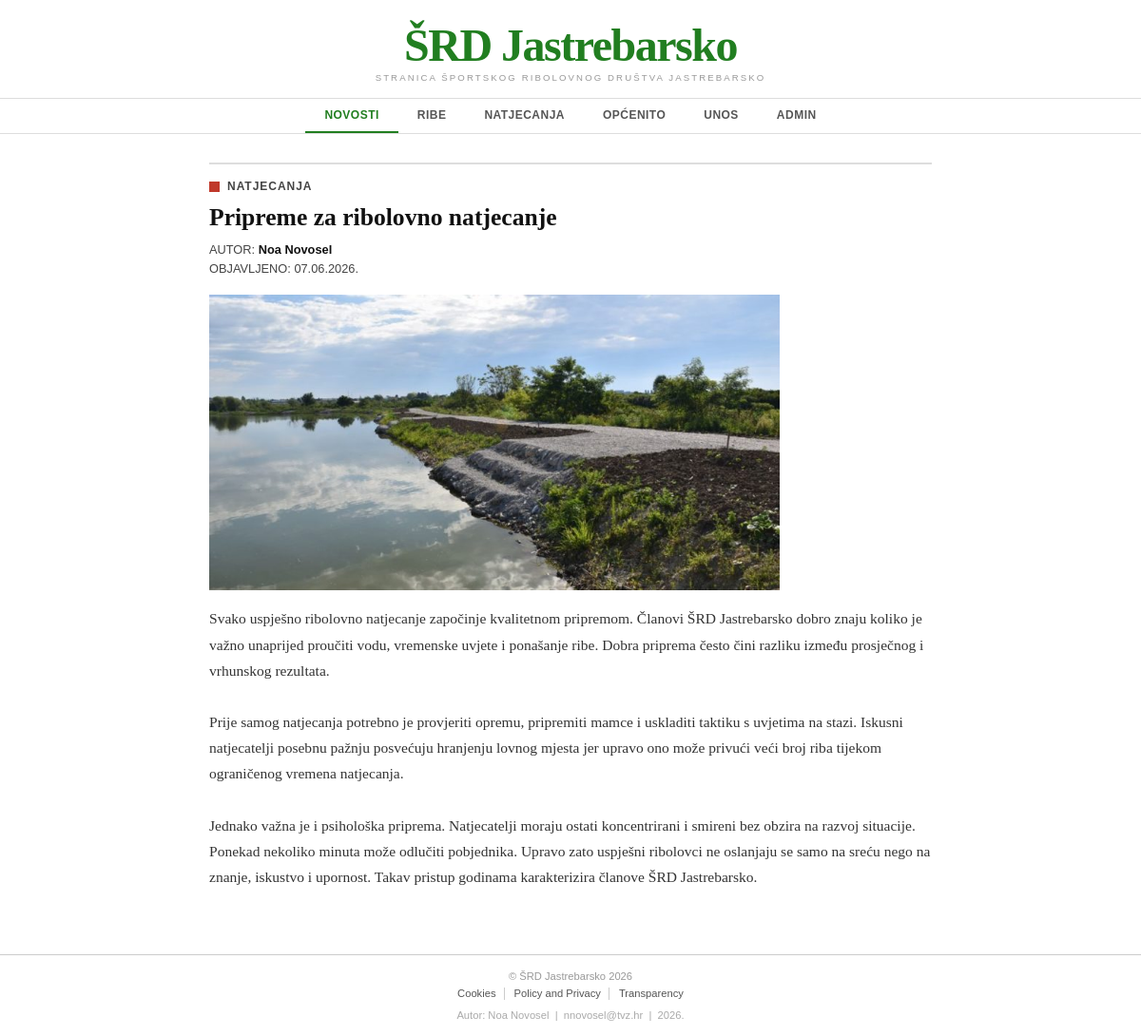
Screenshot of /clanak.php?id=13 with the database file from the repository.
### tables this page shows
CREATE TABLE `vijesti` (
  `id` int(11) NOT NULL,
  `datum` varchar(32) DEFAULT NULL,
  `naslov` varchar(64) DEFAULT NULL,
  `sazetak` text DEFAULT NULL,
  `tekst` text DEFAULT NULL,
  `slika` varchar(64) DEFAULT NULL,
  `kategorija` varchar(64) DEFAULT NULL,
  `arhiva` tinyint(1) DEFAULT 0
);

### clanak.php (the view, shortened to what this page needs)
<?php
include 'connect.php';
$id = isset($_GET['id']) ? (int)$_GET['id'] : 0;
$query  = "SELECT * FROM vijesti WHERE id=$id LIMIT 1";
$result = mysqli_query($dbc, $query) or die('Greška pri dohvatu: ' . mysqli_error($dbc));
$row    = mysqli_fetch_array($result);
?>
<!DOCTYPE html>
<html lang="es">
<head>
    <link rel="stylesheet" type="text/css" href="style.css">
</head>
<body>
    <header id="header">
        <div class="header-logo">
            <p class="site-name">ŠRD Jastrebarsko</p>
            <p class="site-tagline">STRANICA ŠPORTSKOG RIBOLOVNOG DRUŠTVA JASTREBARSKO</p>
        </div>
    </header>
    <nav id="nav">
        <div class="nav-inner">
            <ul class="nav-list">
                <li><a href="index.php" class="nav-link active">NOVOSTI</a></li>
                <li><a href="kategorija.php?kategorija=ribe" class="nav-link">RIBE</a></li>
                <li><a href="kategorija.php?kategorija=natjecanja" class="nav-link">NATJECANJA</a></li>
                <li><a href="kategorija.php?kategorija=opcenito" class="nav-link">OPĆENITO</a></li>
                <li><a href="unos.php" class="nav-link">UNOS</a></li>
                <li><a href="administrator.php" class="nav-link">ADMIN</a></li>
            </ul>
        </div>
    </nav>
    <main id="content">
        <div class="article-wrap">
            <aside class="article-category-label">
                <span class="category-square"></span>
                <span><?php echo strtoupper(htmlspecialchars($row['kategorija'])); ?></span>
            </aside>
            <article id="article-main">
                <h2 class="article-title">
                    <?php echo htmlspecialchars($row['naslov']); ?>
                </h2>
                <div class="article-meta">
                    <p>AUTOR: <strong>Noa Novosel</strong></p>
                    <p>OBJAVLJENO: <time><?php echo htmlspecialchars($row['datum']); ?></time></p>
                </div>
                <?php if (!empty($row['slika'])) : ?>
                <figure class="article-figure">
                    <img src="<?php echo UPLPATH . htmlspecialchars($row['slika']); ?>" alt="<?php echo htmlspecialchars($row['naslov']); ?>">
                </figure>
                <?php endif; ?>
                <section class="article-body">
                    <p><?php echo nl2br(htmlspecialchars($row['tekst'])); ?></p>
                </section>
            </article>
        </div>
    </main>
    <footer id="footer">
        <div class="footer-inner">
            <p class="footer-copy">
                &copy; ŠRD Jastrebarsko 2026
            </p>
            <nav class="footer-links">
                <a href="#">Cookies</a>
                <a href="#">Policy and Privacy</a>
                <a href="#">Transparency</a>
            </nav>
            <p class="footer-author">Autor: Noa Novosel &nbsp;|&nbsp; nnovosel@tvz.hr &nbsp;|&nbsp; 2026.</p>
        </div>
    </footer>
</body>
</html>

### style.css (style rules this page uses)
*, *::before, *::after { box-sizing: border-box; margin: 0; padding: 0; }
html { font-size: 16px; scroll-behavior: smooth; }
body { font-family: Georgia, 'Times New Roman', Times, serif; background-color: #ffffff; color: #222222; }
a { text-decoration: none; color: inherit; }
img { display: block; max-width: 100%; height: auto; }
ul { list-style: none; }
#header { text-align: center; padding: 24px 20px 16px; border-bottom: 1px solid #dddddd; }
.site-name { font-family: Georgia, 'Times New Roman', Times, serif; font-size: 3rem; font-weight: 700; color: #217e20; letter-spacing: -1.5px; line-height: 1; }
.site-tagline { font-family: Arial, Helvetica, sans-serif; font-size: 0.6rem; letter-spacing: 0.22em; color: #999999; margin-top: 4px; }
#nav { border-bottom: 1px solid #dddddd; }
.nav-inner { max-width: 1040px; margin: 0 auto; padding: 0 20px; }
.nav-list { display: flex; flex-direction: row; justify-content: center; gap: 0; }
.nav-link { display: block; padding: 10px 20px; font-family: Arial, Helvetica, sans-serif; font-size: 0.75rem; font-weight: 600; letter-spacing: 0.04em; color: #555555; text-transform: uppercase; border-bottom: 2px solid transparent; transition: color 0.15s, border-color 0.15s; }
.nav-link.active { color: #217e20; border-bottom-color: #217e20; }
#content { max-width: 1040px; margin: 0 auto; padding: 30px 20px 50px; }
.category-square { display: inline-block; width: 11px; height: 11px; background-color: #c0392b; flex-shrink: 0; }
#footer { border-top: 1px solid #cccccc; padding: 16px 20px; background-color: #ffffff; }
.footer-inner { max-width: 1040px; margin: 0 auto; display: flex; flex-direction: column; align-items: center; gap: 6px; }
.footer-copy { font-family: Arial, Helvetica, sans-serif; font-size: 0.7rem; color: #999999; text-align: center; }
.footer-links { display: flex; flex-wrap: wrap; justify-content: center; gap: 0 2px; }
.footer-links a { font-family: Arial, Helvetica, sans-serif; font-size: 0.7rem; color: #555555; padding: 0 8px; border-right: 1px solid #cccccc; line-height: 1.2; }
.footer-links a:last-child { border-right: none; }
.footer-author { font-family: Arial, Helvetica, sans-serif; font-size: 0.7rem; color: #aaaaaa; margin-top: 4px; }
.article-wrap { max-width: 780px; margin: 0 auto; padding: 0 10px; }
.article-category-label { display: flex; align-items: center; gap: 8px; font-family: Arial, Helvetica, sans-serif; font-size: 0.75rem; font-weight: 700; letter-spacing: 0.08em; color: #444444; text-transform: uppercase; margin-bottom: 10px; padding-top: 16px; border-top: 2px solid #dddddd; }
.article-title { font-family: Georgia, 'Times New Roman', Times, serif; font-size: 1.6rem; font-weight: 700; line-height: 1.25; color: #111111; margin-bottom: 8px; text-align: left; }
.article-meta { font-family: Arial, Helvetica, sans-serif; font-size: 0.8rem; color: #444444; margin-bottom: 16px; line-height: 1.6; }
.article-meta strong { color: #111111; }
.article-figure { margin: 0 0 16px 0; max-width: 600px; }
.article-figure img { width: 100%; height: auto; }
.article-body { font-family: Georgia, 'Times New Roman', Times, serif; font-size: 0.97rem; line-height: 1.75; color: #333333; }
.article-body p { margin-bottom: 18px; }

### rows the page displays
vijesti: kategorija "NATJECANJA", naslov "Pripreme za ribolovno natjecanje", datum "07.06.2026.", slika (picture), tekst "Svako uspješno ribolovno natjecanje započinje kvalitetnom pripremom. Članovi ŠRD Jastrebarsko dobro znaju koliko je važno unaprijed proučiti vodu, vremenske uvjete i ponašanje ribe. Dobra priprema često čini razliku između prosječnog i vrhunskog rezultata. Prije samog natjecanja potrebno je provjeriti opremu, pripremiti mamce i uskladiti taktiku s uvjetima na stazi. Iskusni natjecatelji posebnu pažnju posvećuju hranjenju lovnog mjesta jer upravo ono može privući veći broj riba tijekom ograničenog vremena natjecanja. Jednako važna je i psihološka priprema. Natjecatelji moraju ostati koncentrirani i smireni bez obzira na razvoj situacije. Ponekad nekoliko minuta može odlučiti pobjednika.…"
